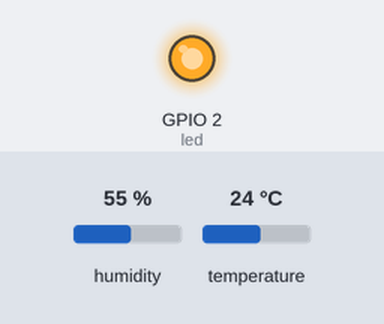
Simulated run of this program. Board: ESP8266 board running MicroPython. On the bench: output pins drawn as LEDs (lit = HIGH, except the on-board LED, lit = LOW). The test bench sets the inputs (shaded band); at power-on: humidity 55 %, temperature 24 °C. WiFi joins after 1.5 s; web requests get an empty 200 reply after 0.4 s; deep sleep restarts the program when it ends; what the program prints to the serial console is not drawn.

Above: at 0.9 s.
Timing chart, 0 to 40.6 s (numbered marks = the images above):
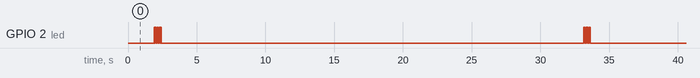

The program:

DeepSleep_Cloud_Update.py
```python
# ESP8266 Deep Sleep/Cloud Data Update

# Upload this script onto the board as main.py, then remember to
# connect D0 (GPIO 16) and RST with a jumper wire in order to
# wake the board from deep sleep.

# You can also maunally wake it up by pressing the RST button or
# pull RST low with an external switch.

# Afterwards, you may need to re-flash the firmware to reset ESP8266.

import network, requests, machine, time, dht

# user info
wifi_ssid = 'your_wifi_ssid'     # change this to your WiFi AP name
wifi_pw   = 'your_wifi_password' # change this to your WiFi AP password

# IFTTT Webhook key/event name
# see: https://ifttt.com/maker_webhooks
webhook_key        = 'your_ifttt_webhook_key'
webhook_event_name = 'your_ifttt_webhook_event_name'

webhook_url        = 'https://maker.ifttt.com/trigger/' + \
                     webhook_event_name + '/with/key/' + webhook_key


if machine.reset_cause() == machine.DEEPSLEEP_RESET:
    print('ESP8266 woken from a deep sleep...')


# light up onboard LED
led = machine.Pin(2, machine.Pin.OUT, value=0)


# connecting to WiFi
wifi = network.WLAN(network.STA_IF)
wifi.active(True)

wifi.connect(wifi_ssid, wifi_pw)
while not wifi.isconnected():
    pass


# get readings from DHT11 (connected to D5)
dht = dht.DHT11(machine.Pin(14))
dht.measure()


# Upload data via IFTTT
query_url = '{}?value1={}&value2={}&value3={}'.format(
    webhook_url, 'Temp(*C)/Humid(%)',
    dht.temperature(), dht.humidity())

response = None

try:
    print('Upload data...')
    response = requests.get(query_url)
except:
    pass

if not response == None and response.status_code == 200:
    print('Upload successful')
     # led flashing quickly
    for _ in range(10):
        led.value(1)
        time.sleep_ms(25)
        led.value(0)
        time.sleep_ms(25)
else:
    print('Upload failed')
     # led flashing slowly
    led.value(1)
    time.sleep_ms(250)
    led.value(0)
    time.sleep_ms(250)

# led off
led.value(1)


# Go to deep sleep and wake up after a period of time
print('Go to deep sleep...')
rtc = machine.RTC()
rtc.irq(trigger=rtc.ALARM0, wake=machine.DEEPSLEEP)
rtc.alarm(rtc.ALARM0, 30000)
machine.deepsleep()
```

Measured:
- by itself, GPIO 2 (led): repeats every 31.2 s: 9 × (LOW 0.03 s, HIGH 0.03 s), LOW 30.7 s, HIGH 0.03 s
